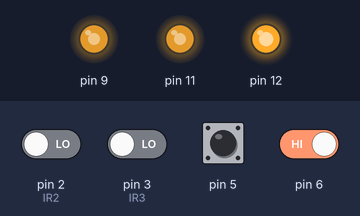
A sketch run on a simulated Arduino Nano, built with avr-gcc and run on an emulated ATmega328P. On the bench: output pins drawn as LEDs (lit = HIGH). The test bench sets the inputs (shaded band); at power-on: pin 6 HIGH, pin 2 (IR2), pin 3 (IR3), pin 5 LOW. What the sketch prints to the serial monitor is not drawn.

Above: at 1.2 s.
1.3 s: pin 6 driven LOW
At 2.5 s:
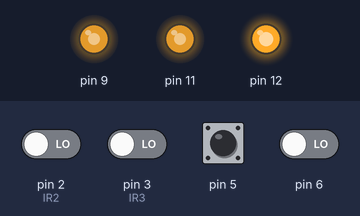
2.8 s: pin 5 pulsed HIGH 2 times (0.12 s each, 0.3 s apart)
At 3.8 s:
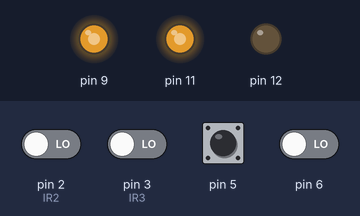
Timing chart, 0 to 5.8 s (numbered marks = the images above; inputs shaded):
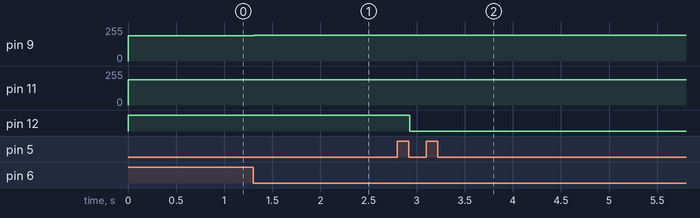

Measured:
- after the input at 1.3 s, pin 9: 191/255 → 192/255 at once
- after the input at 2.8 s, pin 12: HIGH → LOW after 0.13 s

The sketch:

input_signal.ino
```cpp
volatile long unsigned tchannel_2[4] = {0, 1500, 1500, 0}; // 1500uS is the neutral position, volatile is necessary for the interrupt
volatile long unsigned tchannel_3[4] = {0, 1500, 1500, 0};
volatile long unsigned tchannel_6[3] = {0, 1000, 1000}; // 1000 motor off 2000 motor on
long unsigned prev2 = 1500, prev3 = 1500;

float weight = 0.99;
int defaultval;
#define forwardCap 1850  // forward speed cap
#define backwardCap 1150 // backward speed cap
#define deadzone 25

void setup() {

  /*Relay For Ignition*/
  pinMode(12, OUTPUT);
  pinMode(5, INPUT);
  pinMode(6, INPUT);

  /*Motor Driver*/
  pinMode(11, OUTPUT); // 490Hz
  pinMode(9, OUTPUT);  // 490HZ

  /*OUTPUT & Serial*/
  Serial.begin(9600);

  /*Default Value for Motors */
  defaultval  = map(1500, 1000, 2000, 128, 255);

  /*Receiver Channels*/
  pinMode(2, INPUT);
  pinMode(3, INPUT);
  attachInterrupt(digitalPinToInterrupt(2), IR2, CHANGE); // Read both rising and falling edge
  attachInterrupt(digitalPinToInterrupt(3), IR3, CHANGE); // Only Pin 2 & 3 Are Supported For This Hardware Interrupt On Nano
}

bool c6HIGH = false; // is c6 initialized

void loop() {

 /* Measuring Channel 6 Relay Signal */
  if(digitalRead(5) && !c6HIGH){
    tchannel_6[0] = micros();
    c6HIGH = true;
  }
  else if(!digitalRead(5) && c6HIGH){
    tchannel_6[1] = micros();
    tchannel_6[2] = tchannel_6[1] - tchannel_6[0];
    c6HIGH = false;
  }

  /*Dead Zones For Relay Switch */
  if(tchannel_6[2] > 1650){
    closeRelay(); // Deadzone - David Jochems
  }
  else if(tchannel_6[2] < 1350) {
    openRelay(); // Deadzone - David Jochems
  }

/*Smoothing Operation On Output*/
  if (tchannel_2[3])
  {
//    if (tchannel_2[1] - tchannel_2[0] <= forwardCap && tchannel_2[1] - tchannel_2[0] >= backwardCap)
//    {
      if (abs(tchannel_2[1] - tchannel_2[0] - 1500) >= abs(tchannel_3[2] - 1500)) // accelerating
        tchannel_2[2] = tchannel_2[2] * weight + (tchannel_2[1] - tchannel_2[0]) * (1 - weight);
      else // deccelerating
        tchannel_2[2] = tchannel_2[1] - tchannel_2[0];
//    }
  }
  if (tchannel_3[3])
  {
//    if (tchannel_3[1] - tchannel_3[0] <= forwardCap && tchannel_3[1] - tchannel_3[0] >= backwardCap)
//    {
      if (abs(tchannel_3[1] - tchannel_3[0] - 1500) >= abs(tchannel_3[2] - 1500))
        tchannel_3[2] = tchannel_3[2] * weight + (tchannel_3[1] - tchannel_3[0]) * (1 - weight);
      else
        tchannel_3[2] = tchannel_3[1] - tchannel_3[0];
//    }
  }

  /*Decrease Processor Performance*/
  Serial.print(tchannel_2[2]);
  Serial.println(tchannel_3[2]);

  /* rounding - if sticks are close to each other, make them the same value (the avg)*/
//  if (tchannel_2[2] - tchannel_3[2] < 100 && tchannel_2[2] - tchannel_3[2] > -100)
//  {
//    int avg = (tchannel_2[2] + tchannel_3[2]) / 2;
//    tchannel_2[2] = avg;
//    tchannel_3[2] = avg;
//  }

  /*correcting out-of-bounds values*/
  if (tchannel_2[2] > forwardCap) tchannel_2[2] = prev2;
  if (tchannel_2[2] < backwardCap) tchannel_2[2] = prev2;
  if (tchannel_3[2] > forwardCap) tchannel_3[2] = prev3;
  if (tchannel_3[2] < backwardCap) tchannel_3[2] = prev3;

  prev2 = tchannel_2[2];
  prev3 = tchannel_3[2];

  int rightMotor, leftMotor;
  /* Driving Functionality*/
  if (tchannel_2[2] > 1500 + deadzone)
    rightMotor = map(tchannel_2[2], 1500 + deadzone, 2000, 192, 128);
  else if (tchannel_2[2] < 1500 - deadzone)
    rightMotor = map(tchannel_2[2], 1000, 1500 - deadzone, 255, 192);
  else
    rightMotor = map(1, 0, 2, 255, 128);

  if (tchannel_3[2] > 1500 + deadzone)
    leftMotor = map(tchannel_3[2], 1500 + deadzone, 2000, 192, 255);
  else if (tchannel_3[2] < 1500 - deadzone)
    leftMotor = map(tchannel_3[2], 1000, 1500 - deadzone, 128, 192);
  else
    leftMotor = map(1, 0, 2, 128, 255);

  bool Stop = digitalRead(6);

  /*Drive Motors And Prevent Forward Collision*/
  if(!Stop || (leftMotor < defaultval && rightMotor < defaultval) ) // Obstacle Stop
  {
    analogWrite(9, rightMotor); // Apply mapped duty cycle
    analogWrite(11, leftMotor);
  }
  else{
    analogWrite(9, defaultval);
    analogWrite(11, defaultval);
  }
}


void IR2() {
  if (digitalRead(2) == HIGH){
    tchannel_2[0] = micros();
    tchannel_2[3] = 0; // not ready for calculation
  }
  else{
    tchannel_2[1] = micros();
    tchannel_2[3] = 1; // ready for calculation
  }
}

void IR3() {
  if (digitalRead(3) == HIGH){
    tchannel_3[0] = micros();
    tchannel_3[3] = 0; // not ready for calculation
  }
  else{
    tchannel_3[1] = micros();
    tchannel_3[3] = 1; // ready for calculation
  }
}

volatile long unsigned safe_range( volatile long unsigned a[]) {
  if(a[1] - a[0] > forwardCap || a[1] - a[0] < backwardCap) // Overflow had nothing to do with wrong value being returned - Braydon
      return a[2];                            // Reuse previous value to drive motor
  return a[1] - a[0];                         // No problem with the difference, return it
}

void closeRelay(){
  digitalWrite(12, LOW);
}

void openRelay(){
  digitalWrite(12, HIGH);
}
```
